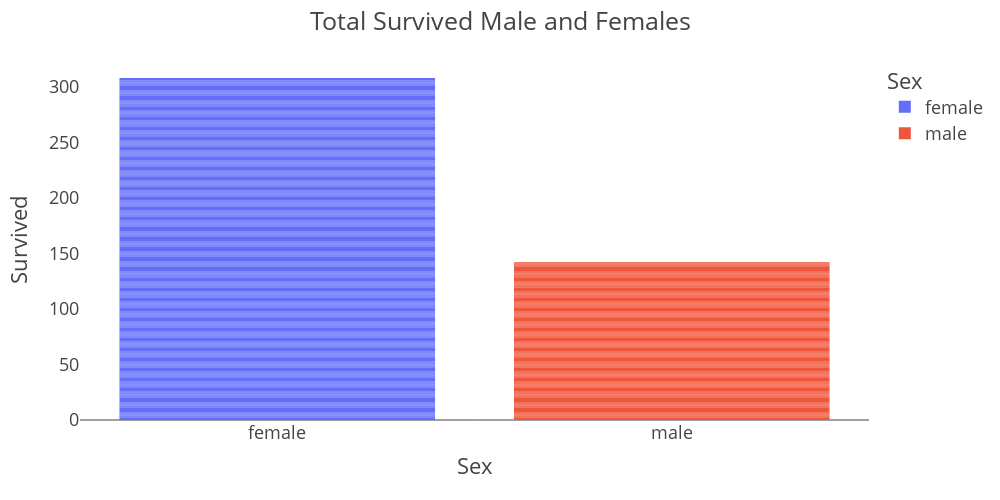

The notebook cell this image was saved under:
### Code cell
fig = px.bar(df, x="Sex", y="Survived",
              orientation='v',
             color="Sex"

    )
fig.update_layout(title="Total Survived Male and Females",
                  autosize=False,
                  width=1000,
                  height=500,
                  template = "presentation",
                  uniformtext_mode='hide',
     
                )

fig.update_xaxes(showgrid= False)
fig.update_yaxes(showgrid= False)  
#fig.update_layout(hovermode="x unified")

fig.show()

### Figure 1 — Plotly figure (JSON) as saved in the notebook; plotly's stock layout.template omitted (floating-point values rounded to 4 significant figures; data arrays with more than 128 entries replaced by an {"elided": "..."} marker saying what was removed)
{"data": [{"alignmentgroup": "True", "hovertemplate": "Sex=%{x}<br>Survived=%{y}<extra></extra>", "legendgroup": "female", "marker": {"color": "#636efa", "pattern": {"shape": ""}}, "name": "female", "offsetgroup": "female", "orientation": "v", "showlegend": true, "textposition": "auto", "type": "bar", "x": {"elided": "462 str values"}, "xaxis": "x", "y": {"elided": "462 int values"}, "yaxis": "y"}, {"alignmentgroup": "True", "hovertemplate": "Sex=%{x}<br>Survived=%{y}<extra></extra>", "legendgroup": "male", "marker": {"color": "#EF553B", "pattern": {"shape": ""}}, "name": "male", "offsetgroup": "male", "orientation": "v", "showlegend": true, "textposition": "auto", "type": "bar", "x": {"elided": "851 str values"}, "xaxis": "x", "y": {"elided": "851 int values"}, "yaxis": "y"}], "layout": {"autosize": false, "barmode": "relative", "height": 500, "legend": {"title": {"text": "Sex"}, "tracegroupgap": 0}, "margin": {"t": 60}, "title": {"text": "Total Survived Male and Females"}, "uniformtext": {"mode": "hide"}, "width": 1000, "xaxis": {"anchor": "y", "categoryarray": ["female", "male"], "categoryorder": "array", "domain": [0, 1], "showgrid": false, "title": {"text": "Sex"}}, "yaxis": {"anchor": "x", "domain": [0, 1], "showgrid": false, "title": {"text": "Survived"}}}}
